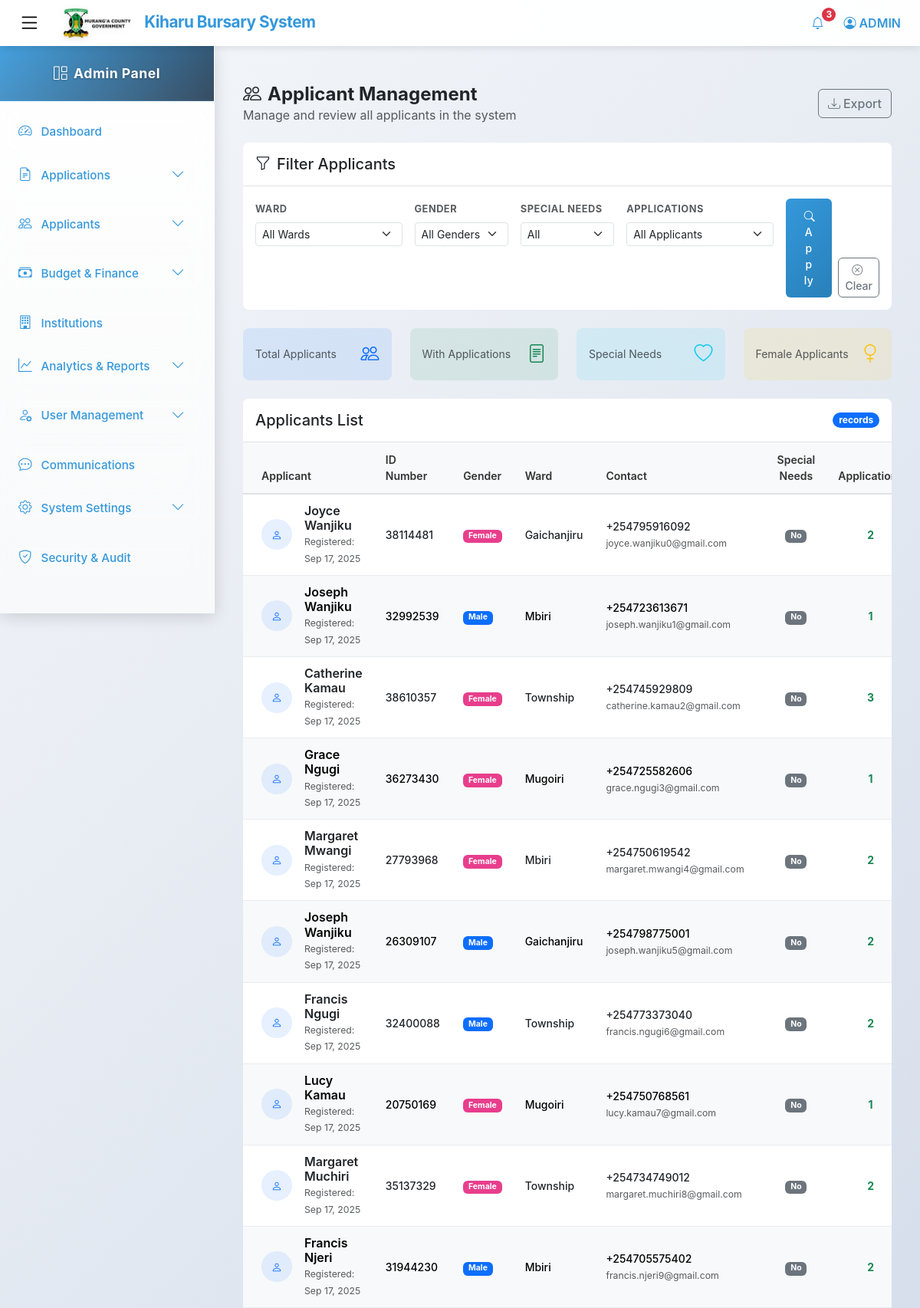
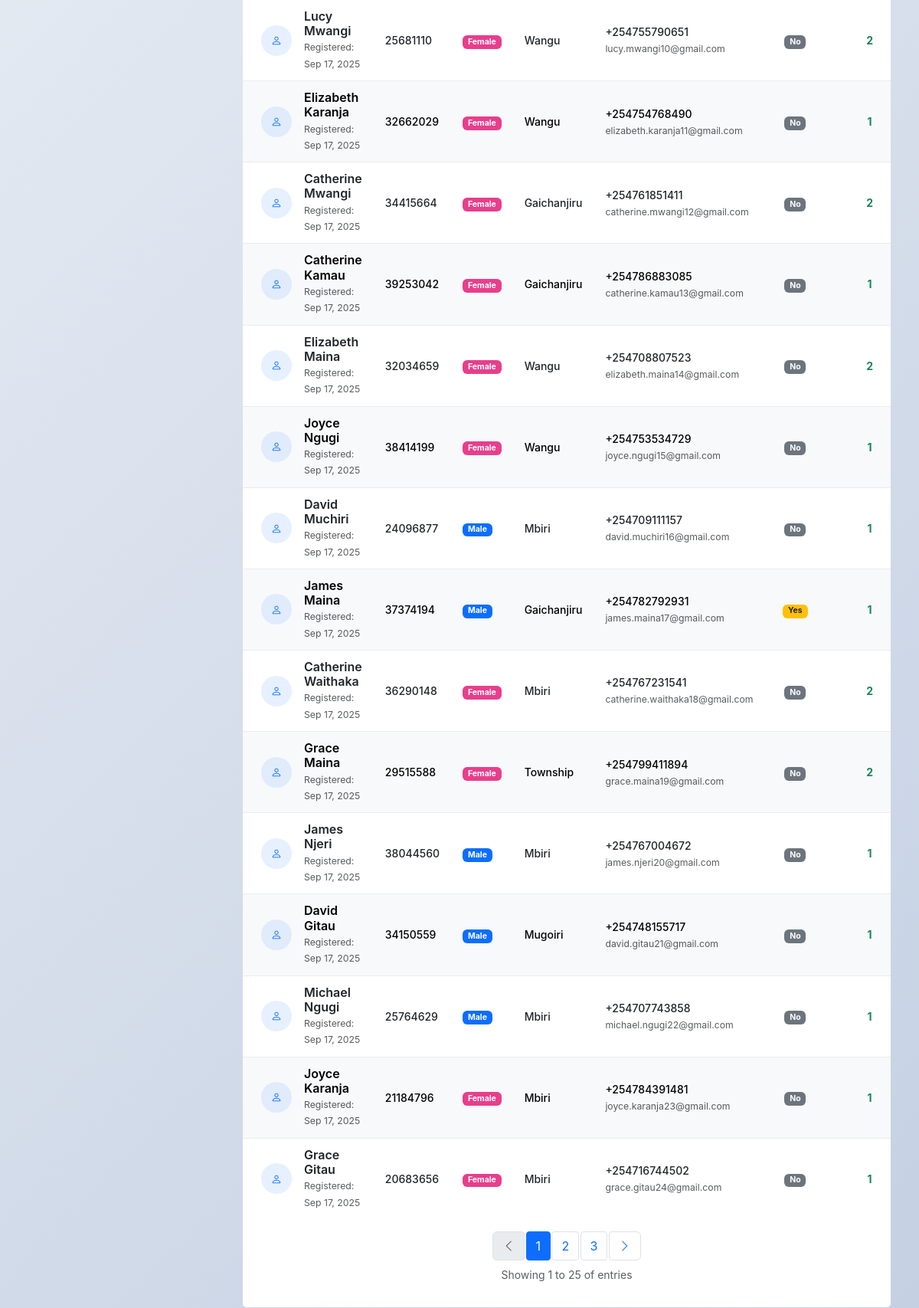
Page /applicants/ (signed in, upper part) on the committed database (2 pictures, top to bottom).
### kiharu_system/models.py (models this page shows, shortened)
class Applicant(models.Model):
    GENDER_CHOICES = (
        ('M', 'Male'),
        ('F', 'Female'),
    )
    user = models.OneToOneField(User, on_delete=models.CASCADE, related_name='applicant_profile')
    gender = models.CharField(max_length=1, choices=GENDER_CHOICES)
    date_of_birth = models.DateField()
    id_number = models.CharField(max_length=20, unique=True)
    ward = models.ForeignKey(Ward, on_delete=models.SET_NULL, null=True, related_name='residents')
    location = models.ForeignKey(Location, on_delete=models.SET_NULL, null=True)
    sublocation = models.ForeignKey(SubLocation, on_delete=models.SET_NULL, null=True)
    village = models.ForeignKey(Village, on_delete=models.SET_NULL, null=True)
    physical_address = models.TextField()
    postal_address = models.CharField(max_length=100, blank=True, null=True)
    special_needs = models.BooleanField(default=False)
    special_needs_description = models.TextField(blank=True, null=True)
    profile_picture = models.ImageField(upload_to='profile_pics/', default='profile_pics/default.png', blank=True,null=True)

class User(AbstractUser):
    USER_TYPES = (
        ('applicant', 'Applicant'),
        ('admin', 'Administrator'),
        ('reviewer', 'Application Reviewer'),
        ('finance', 'Finance Officer'),
    )
    user_type = models.CharField(max_length=20, choices=USER_TYPES, default='applicant')
    id_number = models.CharField(max_length=20, unique=True, null=True, blank=True)
    phone_regex = RegexValidator(
        regex=r'^\+254\d{9}$',
        message="Phone number must be entered in the format: '+254XXXXXXXXX'. Exactly 12 digits including country code."
    )
    phone_number = models.CharField(validators=[phone_regex], max_length=17, blank=True)

class Ward(models.Model):
    name = models.CharField(max_length=100)
    description = models.TextField(blank=True, null=True)

### kiharu_system/views.py (the view)
# urls.py: path('applicants/', views.applicant_list, name='applicant_list'),
@login_required
@user_passes_test(is_admin)
def applicant_list(request):
    applicants = Applicant.objects.all().select_related('user', 'ward')
    ward = request.GET.get('ward')
    gender = request.GET.get('gender')
    special_needs = request.GET.get('special_needs')
    if ward:
        applicants = applicants.filter(ward__id=ward)
    if gender:
        applicants = applicants.filter(gender=gender)
    if special_needs == 'true':
        applicants = applicants.filter(special_needs=True)
    paginator = Paginator(applicants, 25)
    page_number = request.GET.get('page')
    page_obj = paginator.get_page(page_number)
    wards = Ward.objects.all()
    context = {
        'page_obj': page_obj,
        'wards': wards,
        'current_ward': ward,
        'current_gender': gender,
        'current_special_needs': special_needs,
    }
    return render(request, 'admin/applicant_list.html', context)

### templates/admin/applicant_list.html (shortened to what this page needs)
{% extends 'admin_base.html' %}
{% load static %}
{% block content %}
<div class="container-fluid py-4">
    <div class="d-flex justify-content-between align-items-center mb-4">
        <div>
            <h2 class="h4 mb-0 fw-bold text-dark">
                <i class="bi bi-people me-2"></i>Applicant Management
            </h2>
            <p class="text-muted mb-0">Manage and review all applicants in the system</p>
        </div>
        <div>
            <button class="btn btn-outline-secondary">
                <i class="bi bi-download me-1"></i>Export
            </button>
        </div>
    </div>
    <div class="card shadow-sm border-0 mb-4">
        <div class="card-header bg-white py-3 border-bottom">
            <h5 class="card-title mb-0 text-dark">
                <i class="bi bi-funnel me-2"></i>Filter Applicants
            </h5>
        </div>
        <div class="card-body">
            <form method="get" class="row g-3">
                <div class="col-md-3">
                    <label for="ward" class="form-label small text-muted fw-bold">Ward</label>
                    <select class="form-select form-select-sm" name="ward" id="ward">
                        <option value="">All Wards</option>
                    </select>
                </div>
                <div class="col-md-2">
                    <label for="gender" class="form-label small text-muted fw-bold">Gender</label>
                    <select class="form-select form-select-sm" name="gender" id="gender">
                        <option value="">All Genders</option>
                    </select>
                </div>
                <div class="col-md-2">
                    <label for="special_needs" class="form-label small text-muted fw-bold">Special Needs</label>
                    <select class="form-select form-select-sm" name="special_needs" id="special_needs">
                        <option value="">All</option>
                    </select>
                </div>
                <div class="col-md-3">
                    <label class="form-label small text-muted fw-bold">Applications</label>
                    <select class="form-select form-select-sm" name="has_applications">
                        <option value="">All Applicants</option>
                    </select>
                </div>
                <div class="col-md-2 d-flex align-items-end">
                    <button type="submit" class="btn btn-primary btn-sm me-2">
                        <i class="bi bi-search me-1"></i>Apply
                    </button>
                    <a href="{% url 'applicant_list' %}" class="btn btn-outline-secondary btn-sm">
                        <i class="bi bi-x-circle me-1"></i>Clear
                    </a>
                </div>
            </form>
        </div>
    </div>
    <div class="row mb-4">
        <div class="col-md-3">
            <div class="card bg-primary bg-opacity-10 border-0">
                <div class="card-body py-3">
                    <div class="d-flex align-items-center">
                        <div class="flex-grow-1">
                            <p class="text-muted small mb-0">Total Applicants</p>
                        </div>
                        <div class="flex-shrink-0">
                            <i class="bi bi-people fs-4 text-primary"></i>
                        </div>
                    </div>
                </div>
            </div>
        </div>
        <div class="col-md-3">
            <div class="card bg-success bg-opacity-10 border-0">
                <div class="card-body py-3">
                    <div class="d-flex align-items-center">
                        <div class="flex-grow-1">
                            <p class="text-muted small mb-0">With Applications</p>
                        </div>
                        <div class="flex-shrink-0">
                            <i class="bi bi-file-text fs-4 text-success"></i>
                        </div>
                    </div>
                </div>
            </div>
        </div>
        <div class="col-md-3">
            <div class="card bg-info bg-opacity-10 border-0">
                <div class="card-body py-3">
                    <div class="d-flex align-items-center">
                        <div class="flex-grow-1">
                            <p class="text-muted small mb-0">Special Needs</p>
                        </div>
                        <div class="flex-shrink-0">
                            <i class="bi bi-heart fs-4 text-info"></i>
                        </div>
                    </div>
                </div>
            </div>
        </div>
        <div class="col-md-3">
            <div class="card bg-warning bg-opacity-10 border-0">
                <div class="card-body py-3">
                    <div class="d-flex align-items-center">
                        <div class="flex-grow-1">
                            <p class="text-muted small mb-0">Female Applicants</p>
                        </div>
                        <div class="flex-shrink-0">
                            <i class="bi bi-gender-female fs-4 text-warning"></i>
                        </div>
                    </div>
                </div>
            </div>
        </div>
    </div>
    <div class="card shadow-sm border-0">
        <div class="card-header bg-white py-3 border-bottom d-flex justify-content-between align-items-center">
            <h5 class="card-title mb-0 text-dark">Applicants List</h5>
            <span class="badge bg-primary rounded-pill">{{ paginator.count }} records</span>
        </div>
        <div class="card-body p-0">
            <div class="table-responsive">
                <table class="table table-hover align-middle mb-0">
                    <thead class="table-light">
                        <tr>
                            <th class="ps-4">Applicant</th>
                            <th>ID Number</th>
                            <th>Gender</th>
                            <th>Ward</th>
                            <th>Contact</th>
                            <th class="text-center">Special Needs</th>
                            <th class="text-center">Applications</th>
                        </tr>
                    </thead>
                    <tbody>
                        {% for applicant in page_obj %}
                        <tr class="{% cycle '' 'table-light' %}">
                            <td class="ps-4">
                                <div class="d-flex align-items-center">
                                    <div class="flex-shrink-0">
                                        <div class="bg-primary bg-opacity-10 rounded-circle d-flex align-items-center justify-content-center" style="width: 40px; height: 40px;">
                                            <i class="bi bi-person text-primary"></i>
                                        </div>
                                    </div>
                                    <div class="flex-grow-1 ms-3">
                                        <h6 class="mb-0 fw-semibold">{{ applicant.user.first_name }} {{ applicant.user.last_name }}</h6>
                                        <small class="text-muted">Registered: {{ applicant.user.date_joined|date:"M d, Y" }}</small>
                                    </div>
                                </div>
                            </td>
                            <td>
                                <span class="fw-medium">{{ applicant.id_number }}</span>
                            </td>
                            <td>
                                <span class="badge {% if applicant.gender == 'M' %}bg-primary{% else %}bg-pink{% endif %}">
                                    {{ applicant.get_gender_display }}
                                </span>
                            </td>
                            <td>
                                <span class="fw-medium">{{ applicant.ward.name }}</span>
                            </td>
                            <td>
                                <div>
                                    <div class="fw-medium">{{ applicant.user.phone_number|default:"-" }}</div>
                                    <small class="text-muted">{{ applicant.user.email }}</small>
                                </div>
                            </td>
                            <td class="text-center">
                                {% if applicant.special_needs %}
                                    <span class="badge bg-warning text-dark">Yes</span>
                                {% else %}
                                    <span class="badge bg-secondary">No</span>
                                {% endif %}
                            </td>
                            <td class="text-center">
                                <span class="fw-bold {% if applicant.applications.count > 0 %}text-success{% else %}text-muted{% endif %}">
                                    {{ applicant.applications.count }}
                                </span>
                            </td>
                        </tr>
                        {% endfor %}
                    </tbody>
                </table>
            </div>
            {% if page_obj.has_other_pages %}
            <div class="card-footer bg-white border-0 py-3">
                <nav aria-label="Applicants pagination">
                    <ul class="pagination justify-content-center mb-0">
                        {% if page_obj.has_previous %}
                            <li class="page-item">
                                <a class="page-link" href="?page={{ page_obj.previous_page_number }}{% for key, value in request.GET.items %}{% if key != 'page' %}&{{ key }}={{ value }}{% endif %}{% endfor %}">
                                    <i class="bi bi-chevron-left"></i>
                                </a>
                            </li>
                        {% else %}
                            <li class="page-item disabled">
                                <span class="page-link"><i class="bi bi-chevron-left"></i></span>
                            </li>
                        {% endif %}
                        {% for num in page_obj.paginator.page_range %}
                            {% if page_obj.number == num %}
                                <li class="page-item active">
                                    <span class="page-link">{{ num }}</span>
                                </li>
                            {% elif num > page_obj.number|add:'-3' and num < page_obj.number|add:'3' %}
                                <li class="page-item">
                                    <a class="page-link" href="?page={{ num }}{% for key, value in request.GET.items %}{% if key != 'page' %}&{{ key }}={{ value }}{% endif %}{% endfor %}">{{ num }}</a>
                                </li>
                            {% endif %}
                        {% endfor %}
                        {% if page_obj.has_next %}
                            <li class="page-item">
                                <a class="page-link" href="?page={{ page_obj.next_page_number }}{% for key, value in request.GET.items %}{% if key != 'page' %}&{{ key }}={{ value }}{% endif %}{% endfor %}">
                                    <i class="bi bi-chevron-right"></i>
                                </a>
                            </li>
                        {% else %}
                            <li class="page-item disabled">
                                <span class="page-link"><i class="bi bi-chevron-right"></i></span>
                            </li>
                        {% endif %}
                    </ul>
                </nav>
                <p class="text-center text-muted small mt-2">
                    Showing {{ page_obj.start_index }} to {{ page_obj.end_index }} of {{ paginator.count }} entries
                </p>
            </div>
            {% endif %}
        </div>
    </div>
</div>
{% endblock %}

### rows in the picture
Applicant: user.first_name "Joyce", user.last_name "Wanjiku", user.date_joined "Sep 17, 2025", id_number "38114481", gender "Female", ward.name "Gaichanjiru", user.phone_number "+254795916092", user.email "joyce.wanjiku0@gmail.com", special_needs "No", applications.count "2"
Applicant: user.first_name "Joseph", user.last_name "Wanjiku", user.date_joined "Sep 17, 2025", id_number "32992539", gender "Male", ward.name "Mbiri", user.phone_number "+254723613671", user.email "joseph.wanjiku1@gmail.com", special_needs "No", applications.count "1"
Applicant: user.first_name "Catherine", user.last_name "Kamau", user.date_joined "Sep 17, 2025", id_number "38610357", gender "Female", ward.name "Township", user.phone_number "+254745929809", user.email "catherine.kamau2@gmail.com", special_needs "No", applications.count "3"
Applicant: user.first_name "Grace", user.last_name "Ngugi", user.date_joined "Sep 17, 2025", id_number "36273430", gender "Female", ward.name "Mugoiri", user.phone_number "+254725582606", user.email "grace.ngugi3@gmail.com", special_needs "No", applications.count "1"
Applicant: user.first_name "Margaret", user.last_name "Mwangi", user.date_joined "Sep 17, 2025", id_number "27793968", gender "Female", ward.name "Mbiri", user.phone_number "+254750619542", user.email "margaret.mwangi4@gmail.com", special_needs "No", applications.count "2"
Applicant: user.first_name "Joseph", user.last_name "Wanjiku", user.date_joined "Sep 17, 2025", id_number "26309107", gender "Male", ward.name "Gaichanjiru", user.phone_number "+254798775001", user.email "joseph.wanjiku5@gmail.com", special_needs "No", applications.count "2"
Applicant: user.first_name "Francis", user.last_name "Ngugi", user.date_joined "Sep 17, 2025", id_number "32400088", gender "Male", ward.name "Township", user.phone_number "+254773373040", user.email "francis.ngugi6@gmail.com", special_needs "No", applications.count "2"
Applicant: user.first_name "Lucy", user.last_name "Kamau", user.date_joined "Sep 17, 2025", id_number "20750169", gender "Female", ward.name "Mugoiri", user.phone_number "+254750768561", user.email "lucy.kamau7@gmail.com", special_needs "No", applications.count "1"
Applicant: user.first_name "Margaret", user.last_name "Muchiri", user.date_joined "Sep 17, 2025", id_number "35137329", gender "Female", ward.name "Township", user.phone_number "+254734749012", user.email "margaret.muchiri8@gmail.com", special_needs "No", applications.count "2"
Applicant: user.first_name "Francis", user.last_name "Njeri", user.date_joined "Sep 17, 2025", id_number "31944230", gender "Male", ward.name "Mbiri", user.phone_number "+254705575402", user.email "francis.njeri9@gmail.com", special_needs "No", applications.count "2"
Applicant: user.first_name "Lucy", user.last_name "Mwangi", user.date_joined "Sep 17, 2025", id_number "25681110", gender "Female", ward.name "Wangu", user.phone_number "+254755790651", user.email "lucy.mwangi10@gmail.com", special_needs "No", applications.count "2"
Applicant: user.first_name "Elizabeth", user.last_name "Karanja", user.date_joined "Sep 17, 2025", id_number "32662029", gender "Female", ward.name "Wangu", user.phone_number "+254754768490", user.email "elizabeth.karanja11@gmail.com", special_needs "No", applications.count "1"
Applicant: user.first_name "Catherine", user.last_name "Mwangi", user.date_joined "Sep 17, 2025", id_number "34415664", gender "Female", ward.name "Gaichanjiru", user.phone_number "+254761851411", user.email "catherine.mwangi12@gmail.com", special_needs "No", applications.count "2"
Applicant: user.first_name "Catherine", user.last_name "Kamau", user.date_joined "Sep 17, 2025", id_number "39253042", gender "Female", ward.name "Gaichanjiru", user.phone_number "+254786883085", user.email "catherine.kamau13@gmail.com", special_needs "No", applications.count "1"
Applicant: user.first_name "Elizabeth", user.last_name "Maina", user.date_joined "Sep 17, 2025", id_number "32034659", gender "Female", ward.name "Wangu", user.phone_number "+254708807523", user.email "elizabeth.maina14@gmail.com", special_needs "No", applications.count "2"
Applicant: user.first_name "Joyce", user.last_name "Ngugi", user.date_joined "Sep 17, 2025", id_number "38414199", gender "Female", ward.name "Wangu", user.phone_number "+254753534729", user.email "joyce.ngugi15@gmail.com", special_needs "No", applications.count "1"
Applicant: user.first_name "David", user.last_name "Muchiri", user.date_joined "Sep 17, 2025", id_number "24096877", gender "Male", ward.name "Mbiri", user.phone_number "+254709111157", user.email "david.muchiri16@gmail.com", special_needs "No", applications.count "1"
Applicant: user.first_name "James", user.last_name "Maina", user.date_joined "Sep 17, 2025", id_number "37374194", gender "Male", ward.name "Gaichanjiru", user.phone_number "+254782792931", user.email "james.maina17@gmail.com", special_needs "Yes", applications.count "1"
Applicant: user.first_name "Catherine", user.last_name "Waithaka", user.date_joined "Sep 17, 2025", id_number "36290148", gender "Female", ward.name "Mbiri", user.phone_number "+254767231541", user.email "catherine.waithaka18@gmail.com", special_needs "No", applications.count "2"
Applicant: user.first_name "Grace", user.last_name "Maina", user.date_joined "Sep 17, 2025", id_number "29515588", gender "Female", ward.name "Township", user.phone_number "+254799411894", user.email "grace.maina19@gmail.com", special_needs "No", applications.count "2"
Applicant: user.first_name "James", user.last_name "Njeri", user.date_joined "Sep 17, 2025", id_number "38044560", gender "Male", ward.name "Mbiri", user.phone_number "+254767004672", user.email "james.njeri20@gmail.com", special_needs "No", applications.count "1"
Applicant: user.first_name "David", user.last_name "Gitau", user.date_joined "Sep 17, 2025", id_number "34150559", gender "Male", ward.name "Mugoiri", user.phone_number "+254748155717", user.email "david.gitau21@gmail.com", special_needs "No", applications.count "1"
Applicant: user.first_name "Michael", user.last_name "Ngugi", user.date_joined "Sep 17, 2025", id_number "25764629", gender "Male", ward.name "Mbiri", user.phone_number "+254707743858", user.email "michael.ngugi22@gmail.com", special_needs "No", applications.count "1"
Applicant: user.first_name "Joyce", user.last_name "Karanja", user.date_joined "Sep 17, 2025", id_number "21184796", gender "Female", ward.name "Mbiri", user.phone_number "+254784391481", user.email "joyce.karanja23@gmail.com", special_needs "No", applications.count "1"
Applicant: user.first_name "Grace", user.last_name "Gitau", user.date_joined "Sep 17, 2025", id_number "20683656", gender "Female", ward.name "Mbiri", user.phone_number "+254716744502", user.email "grace.gitau24@gmail.com", special_needs "No", applications.count "1"

### other values in the picture
{{ num }} "1"
{{ num }} "2" "3"
{{ page_obj.start_index }} "1"
{{ page_obj.end_index }} "25"
